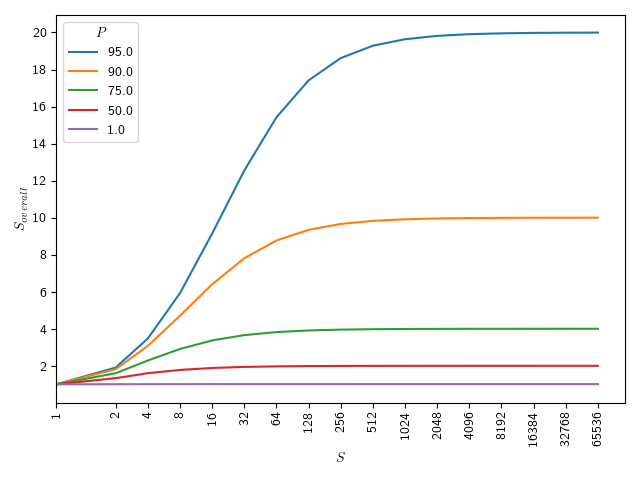

This figure's Python source:
"""
Construct a graph demonstrating Amdahl's law

"""
import matplotlib.pyplot as plt

def calc_overall_speedup(acute_proportion, acute_speedup):
  original_time = 1
  unaffected_time = (1-acute_proportion)*original_time
  affected_time = (acute_proportion*original_time)/acute_speedup
  overall_time = unaffected_time + affected_time
  overall_speedup = original_time / overall_time
  return overall_speedup

plt.rcParams['text.usetex'] = True
# How much the acute piece of code is optimised
acute_speedup = [2 ** i for i in range(17)]

# 1 plot for each "proportion" of the runtime taken up by the acute piece of code to be optimised
for proportion in [0.95, 0.9, 0.75, 0.5, 0.01]:
  overall_speedup = [calc_overall_speedup(proportion, i) for i in acute_speedup]
  plt.plot(acute_speedup, overall_speedup, label=f"{proportion*100}%")

plt.xlabel("$S$")
plt.ylabel("$S_{overall}$")
#plt.ticklabel_format(style='plain')
plt.xscale('symlog')
plt.minorticks_off()
plt.xticks(acute_speedup, acute_speedup, rotation=90)
plt.xlim(xmin=1)
plt.yticks([i for i in range(2, 22, 2)], [str(i) for i in range(2, 22, 2)])
plt.ylim(ymin=0)
plt.legend(title = "$P$") 
plt.tight_layout()
plt.savefig('amdahls_law.png')
plt.show()